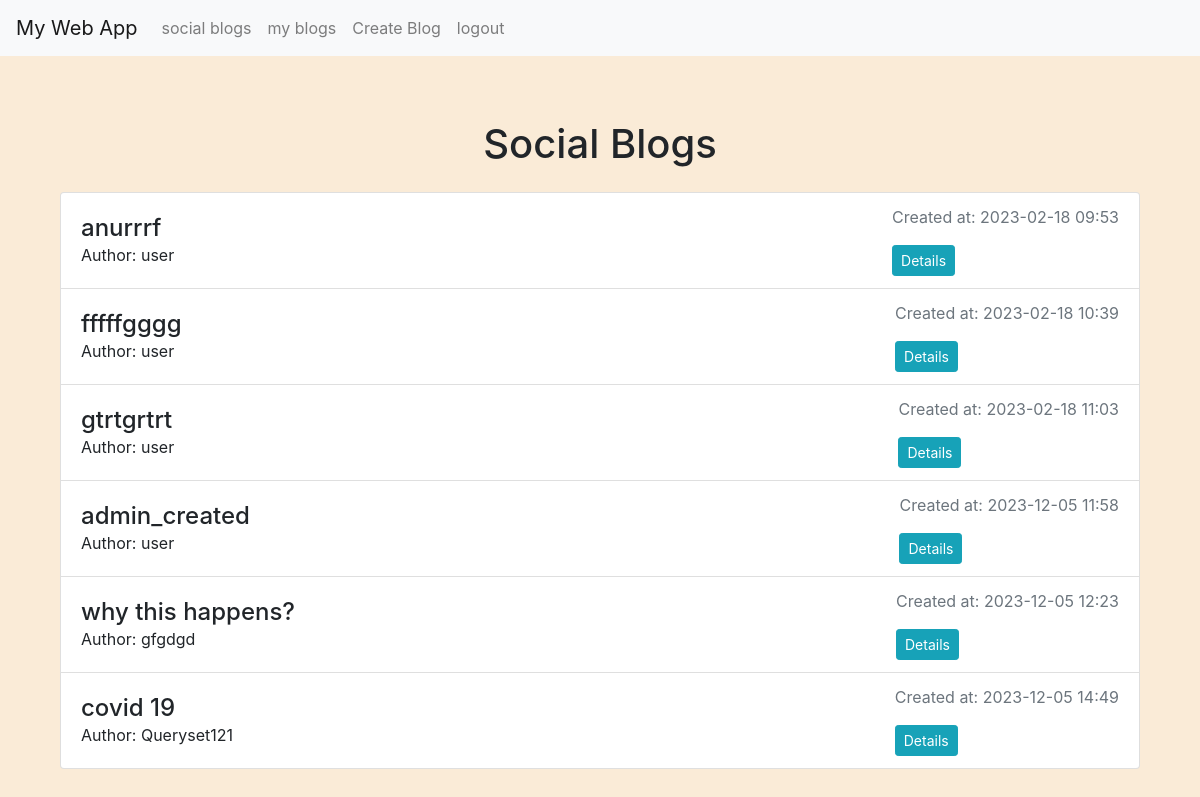
The app's page /allblg/ (signed in) with its own data.
### myapp/models.py (models this page shows, shortened)
class Blog(models.Model):
    title = models.CharField(max_length=200)
    content = models.TextField()
    author = models.ForeignKey(User, on_delete=models.CASCADE)
    image = models.ImageField(upload_to='users_img/', blank=True, null=True)
    published_at = models.DateTimeField(auto_now_add=True,null=True)

### myapp/views.py (the view)
# urls.py: path('allblg/', views.AllBlogList, name='AllBlogList'),
def AllBlogList(request):
    if request.user.is_authenticated:
        AllBlogs=Blog.objects.all()
        data={"AllBlogs":AllBlogs}
        return render(request,"AllBlog.html",data)
    else:
        return redirect(user_login)

### templates/AllBlog.html (shortened to what this page needs)
{% extends 'base.html' %}
{% block content %}
    <div class="container mt-5">
        <h1 class="text-center">Social Blogs</h1>
        {% if AllBlogs %}
            <ul class="list-group mt-4">
                {% for blog in AllBlogs %}
                    <li class="list-group-item d-flex justify-content-between align-items-center">
                        <div>
                            <h4 class="mb-0">{{ blog.title }}</h4>
                            <p class="mb-0">Author: {{ blog.author }}</p>
                        </div>
                        <div class="ml-auto">
                            <p class="text-muted">Created at: {{ blog.published_at|date:'Y-m-d' }} {{ blog.published_at|time:'H:i' }}</p>
                            <a href="{% url 'blog_detail' blog.id %}" class="btn btn-sm btn-info">Details</a>
                        </div>
                    </li>
                {% endfor %}
            </ul>
        {% else %}
            <p class="mt-4">There are no blogs created by users.</p>
            <a href="{% url 'blog_create' %}" class="btn btn-primary">Create Your Blog</a>
        {% endif %}
    </div>
{% endblock %}

### templates/base.html (shortened to what this page needs)
<!DOCTYPE html>
<html>
  <head>
    <link rel="stylesheet" href="https://stackpath.bootstrapcdn.com/bootstrap/4.4.1/css/bootstrap.min.css">
  </head>
  <body>
    <nav class="navbar navbar-expand-lg navbar-light bg-light">
      <a class="navbar-brand" href="#">My Web App</a>
      <div class="collapse navbar-collapse" id="navbarNav">
        <ul class="navbar-nav">
          {% if user.is_authenticated %}
          <li class="nav-item">
            <a class="nav-link" href="/allblg">social blogs</a>
          </li>
          <li class="nav-item">
            <a class="nav-link" href="{% url 'blog_list' %}">my blogs</a>
          </li>
          <li class="nav-item">
            <a class="nav-link" href="{% url 'blog_create' %}">Create Blog</a>
          </li>
          <li class="nav-item">
            <a href="/logt/" type="submit" class="nav-link">logout</a>
          </li>
          {% endif %}
        </ul>
      </div>
    </nav>
    <div class="container py-3">
      {% block content %}{% endblock content %}
    </div>
  </body>
</html>

### templates/AllBlog.html (style rules this page uses)
body { background: antiquewhite; }

### records on screen
Blog: title "anurrrf", author "user", published_at "2023-02-18", published_at "09:53"
Blog: title "fffffgggg", author "user", published_at "2023-02-18", published_at "10:39"
Blog: title "gtrtgrtrt", author "user", published_at "2023-02-18", published_at "11:03"
Blog: title "admin_created", author "user", published_at "2023-12-05", published_at "11:58"
Blog: title "why this happens?", author "gfgdgd", published_at "2023-12-05", published_at "12:23"
Blog: title "covid 19", author "Queryset121", published_at "2023-12-05", published_at "14:49"
